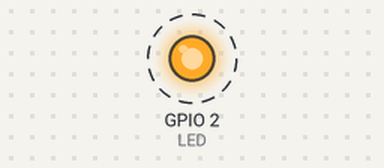
A sketch run on a simulated ESP32. Parts: output pins drawn as LEDs (lit = HIGH). Dashed ring = blinking. What the sketch prints to the serial monitor is not drawn.

Above: at 0.06 s.
Timing chart, 0 to 3.0 s (numbered marks = the images above):
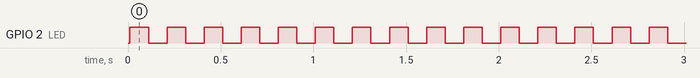

The sketch:

t_basic.ino
```cpp
#define LED 2
int counter = 0;
float temp = 23.456;
String name = "ESP32";
byte b = 250;
unsigned long last = 0;
int arr[] = {5, 3, 9, 1};
char buf[32];
struct Point { int x; int y; };
Point p = {3, 4};
enum Mode { IDLE, RUN = 5, STOP };

int add(int a, int b = 10) { return a + b; }
void swap(int &a, int &b) { int t = a; a = b; b = t; }
float avg(int *a, int n) { long s = 0; for (int i = 0; i < n; i++) s += a[i]; return (float)s / n; }

void setup() {
  Serial.begin(115200);
  pinMode(LED, OUTPUT);
  Serial.println("Hello " + name + " xin chào!");
  Serial.println(temp);
  Serial.println(temp, 3);
  Serial.println(7 / 2);
  Serial.println(7.0 / 2);
  Serial.println(255, HEX);
  Serial.println('A');
  Serial.println((int)'A');
  Serial.println(true);
  for (int i = 0; i < 10; i++) b++;
  Serial.println(b);
  Serial.println(add(5));
  int x = 1, y = 2; swap(x, y);
  Serial.printf("x=%d y=%d avg=%.2f size=%d\n", x, y, avg(arr, 4), sizeof(arr) / sizeof(arr[0]));
  sprintf(buf, "T=%05.1f", temp);
  Serial.println(buf);
  String s = String(temp, 1) + "C";
  s += 'X'; s += 12;
  Serial.println(s);
  s.toUpperCase();
  Serial.println(s + " len=" + s.length());
  Serial.println(p.x * p.y);
  Serial.println(STOP);
  Serial.println(map(512, 0, 1023, 0, 255));
  String msg = "";
  byte payload[] = {104, 105};
  for (int i = 0; i < 2; i++) msg += (char)payload[i];
  Serial.println(msg == "hi" ? "match" : "no");
  switch (counter) { case 0: Serial.println("zero"); break; default: Serial.println("other"); }
  unsigned int u = 0; u--; Serial.println(u);
  int big = 2147483647; big++; Serial.println(big);
  Serial.println(String("abc").indexOf('b'));
  Serial.println(sq(3));
  bitSet(counter, 3); Serial.println(counter);
}

void loop() {
  digitalWrite(LED, !digitalRead(LED));
  delay(100);
  counter++;
  if (counter == 2) Serial.println("loop2 " + String(millis() > 150));
}
```

Measured:
- by itself, GPIO 2 (LED): alternates HIGH for 0.10 s and LOW for 0.10 s
